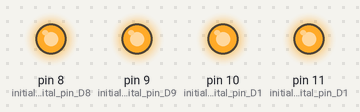
The sketch below on a simulated Arduino Uno, built with avr-gcc and run on an emulated ATmega328P. On the bench: output pins drawn as LEDs (lit = HIGH).

Above: at 0.12 s.
At 1.32 s:
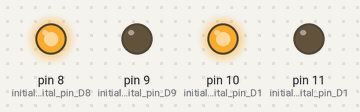
At 2.28 s:
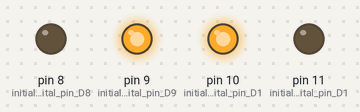
At 4.2 s:
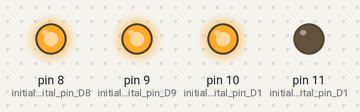
At 6.6 s:
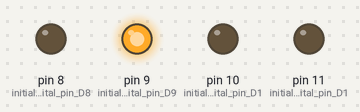
At 8.76 s:
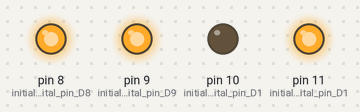
Timing chart, 0 to 9.2 s (numbered marks = the images above):
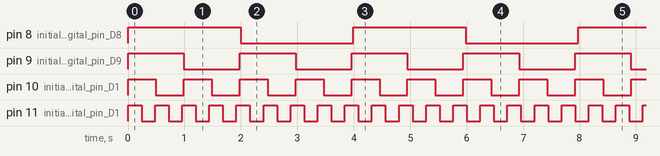

The sketch:

rtos.ino
```cpp
// MG7013 Embedded Systems
// Assignment 2 Part A
// by Stephen Julian
// Unitec ID: 1041664
// Note: The following tutorial was found helpful for completing this work:
// https://create.arduino.cc/projecthub/feilipu/using-freertos-multi-tasking-in-arduino-ebc3cc

#include <Arduino_FreeRTOS.h>

void task_B0( void *pvParameters );
void task_B1( void *pvParameters );
void task_B2( void *pvParameters );
void task_B3( void *pvParameters );

void setup() {
  // we put our setup code here, to run once:

  xTaskCreate(
    task_B0
    , (const portCHAR *)"task_B0" // A name just for humans
    , 128 // Stack size
    , NULL
    , 2 // priority
    , NULL );

  xTaskCreate(
  task_B1
    , (const portCHAR *)"task_B1" // A name just for humans
    , 128 // Stack size
    , NULL
    , 2 // priority
    , NULL );

  xTaskCreate(
  task_B2
    , (const portCHAR *)"task_B2" // A name just for humans
    , 128 // Stack size
    , NULL
    , 2 // priority
    , NULL );

  xTaskCreate(
  task_B3
    , (const portCHAR *)"task_B3" // A name just for humans
    , 128 // Stack size
    , NULL
    , 2 // priority
    , NULL );
}


void loop() {
  // main code goes here, to run repeatedly...
  // however after setup all our code executes within tasks.

}


// This task flashes the LED connected to pin D11 at a rate of 250ms ON then 250ms OFF repeated.
void task_B0(void *pvParameters)
{
  (void) pvParameters;
  pinMode(11, OUTPUT); // initialize digital pin D11 as an OUTPUT.
  for (;;) // A Task shall never return or exit.
  {
    digitalWrite(11, HIGH); // turn LED ON
    vTaskDelay( 250 / portTICK_PERIOD_MS ); // wait for 250ms
    digitalWrite(11, LOW); // turn LED OFF
    vTaskDelay( 250 / portTICK_PERIOD_MS ); // wait for 250ms
  }
}


// This task flashes the LED connected to pin D10 at a rate of 500ms ON then 500ms OFF repeated.
void task_B1(void *pvParameters)
{
  (void) pvParameters;
  pinMode(10, OUTPUT); // initialize digital pin D10 as an OUTPUT.
  for (;;) // A Task shall never return or exit.
  {
    digitalWrite(10, HIGH); // turn LED ON
    vTaskDelay( 500 / portTICK_PERIOD_MS ); // wait for 500ms
    digitalWrite(10, LOW); // turn LED OFF
    vTaskDelay( 500 / portTICK_PERIOD_MS ); // wait for 500ms
  }
}


// This task flashes the LED connected to pin D9 at a rate of 1000ms ON then 1000ms OFF repeated.
void task_B2(void *pvParameters)
{
  (void) pvParameters;
  pinMode(9, OUTPUT); // initialize digital pin D9 as an OUTPUT.
  for (;;) // A Task shall never return or exit.
  {
    digitalWrite(9, HIGH); // turn LED ON
    vTaskDelay( 1000 / portTICK_PERIOD_MS ); // wait for 1000ms
    digitalWrite(9, LOW); // turn LED OFF
    vTaskDelay( 1000 / portTICK_PERIOD_MS ); // wait for 1000ms
  }
}


// This task flashes the LED connected to pin D8 at a rate of 2000ms ON then 2000ms OFF repeated.
void task_B3(void *pvParameters)
{
  (void) pvParameters;
  pinMode(8, OUTPUT); // initialize digital pin D8 as an OUTPUT.
  for (;;) // A Task shall never return or exit.
  {
    digitalWrite(8, HIGH); // turn LED ON
    vTaskDelay( 2000 / portTICK_PERIOD_MS ); // wait for 2000ms
    digitalWrite(8, LOW); // turn LED OFF
    vTaskDelay( 2000 / portTICK_PERIOD_MS ); // wait for 2000ms
  }
}
```

Measured:
- by itself, pin 8 (initialize_digital_pin_D8): alternates HIGH for 2.0 s and LOW for 2.0 s
- by itself, pin 9 (initialize_digital_pin_D9): alternates HIGH for 0.99 s and LOW for 0.99 s
- by itself, pin 10 (initialize_digital_pin_D1): alternates HIGH for 0.50 s and LOW for 0.50 s
- by itself, pin 11 (initialize_digital_pin_D1): alternates HIGH for 0.24 s and LOW for 0.24 s
